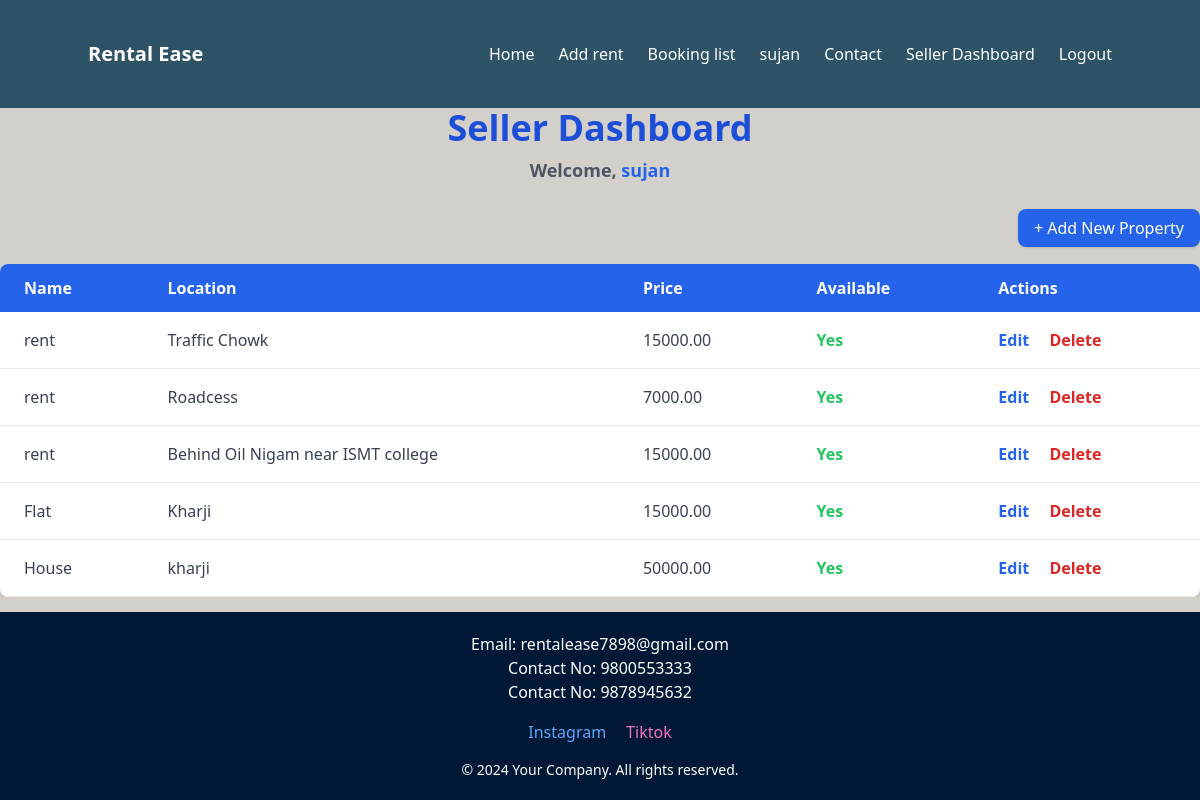
The app's page /seller_dashboard/ (signed in) with its own data.
### app/models.py (models this page shows, shortened)
class Property(models.Model):
    seller = models.ForeignKey(User, on_delete=models.CASCADE, related_name='properties',default=True)
    title = models.CharField(max_length=255)
    description = models.TextField()
    price = models.DecimalField(max_digits=10, decimal_places=2)
    location = models.CharField(max_length=255)
    approval_status = models.CharField(
        max_length=10,
        choices=[('approved', 'Approved'), ('rejected', 'Rejected'), ('pending', 'Pending')],
        default='pending'
    )
    is_available = models.BooleanField(default=True)
    is_booked = models.BooleanField(default=False)
    image = models.ImageField(upload_to='property_images/', blank=True, null=True)
    slug = models.SlugField(unique=True, blank=True)  # Unique slug for the property

### app/views.py (the view)
# urls.py: path('seller_dashboard/', seller_dashboard, name='seller'),
@login_required
def seller_dashboard(request):
    if request.user.is_authenticated:
        seller_id = request.user.id
        properties = Property.objects.filter(seller=request.user)
        context = {
            'seller_id': seller_id,
            'properties': properties
        }
        return render(request, 'seller_dashboard.html', context)
    else:
        return redirect('login')

### app/templates/seller_dashboard.html
{% extends 'navbar_footer.html' %}
{% block content %}
        <div class="mb-8 text-center">
            <h1 class="text-4xl font-bold text-blue-700 mb-2">Seller Dashboard</h1>
            <p class="text-gray-600 text-lg font-semibold">
                Welcome, <span class="text-blue-600">{{ request.user }}</span>
            </p>
        </div>
        <div class="text-right mb-6">
            <a href="{% url 'add_property' %}" class="bg-blue-600 text-white py-2 px-4 rounded-lg shadow hover:bg-blue-700 transition duration-300 ease-in-out">
                + Add New Property
            </a>
        </div>
        <div class="overflow-x-auto">
            <table class="min-w-full bg-white rounded-lg shadow-lg overflow-hidden">
                <thead class="bg-blue-600 text-white">
                    <tr>
                        <th class="py-3 px-6 text-left font-semibold">Name</th>
                        <th class="py-3 px-6 text-left font-semibold">Location</th>
                        <th class="py-3 px-6 text-left font-semibold">Price</th>
                        <th class="py-3 px-6 text-left font-semibold">Available</th>
                        <th class="py-3 px-6 text-left font-semibold">Actions</th>
                    </tr>
                </thead>
                <tbody class="text-gray-700">
                    {%if properties%}
                    {% for property in properties %}
                    <tr class="border-b border-gray-200 hover:bg-gray-100 transition duration-150">
                        <td class="py-4 px-6">{{ property.title }}</td>
                        <td class="py-4 px-6">{{ property.location }}</td>
                        <td class="py-4 px-6">{{ property.price }}</td>
                        <td class="py-4 px-6">
                            {% if property.is_available %}
                                <span class="text-green-500 font-semibold">Yes</span>
                            {% else %}
                                <span class="text-red-500 font-semibold">No</span>
                            {% endif %}
                        </td>
                        <td class="py-4 px-6 space-x-4">
                            <a href="{% url 'update_property' property.pk %}" class="text-blue-600 hover:text-blue-800 font-semibold transition duration-200">Edit</a>
                            <a href="{% url 'delete_property' property.pk %}" class="text-red-600 hover:text-red-800 font-semibold transition duration-200">Delete</a>
                        </td>
                    </tr>
                    {% endfor %}
                    {%else%}
                    <h1 class="text-center text-blue-600 text-4xl">You do not have added propeties</h1>
                    <h1  class="text-center text-blue-600 text-4xl mb-2">Want to add properties ? go to add rent in navbar</h1>
{%endif%}
                </tbody>
            </table>
        </div>
{% endblock %}

### app/templates/navbar_footer.html (shortened to what this page needs)
<!DOCTYPE html>
<html lang="en">
  <head>
    <script src="https://cdn.tailwindcss.com"></script>
  </head>
  <body class="flex flex-col min-h-screen bg-[ #F1F1F2]">
    <nav class="bg-[#2E5266FF] p-10 ">
      <div class="container mx-auto flex justify-between items-center">
        <div class="text-white text-xl font-semibold">Rental Ease</div>
        <ul class="flex space-x-6">
          <li>
            <a href="{% url "home"%}" class="text-white hover:text-gray-300">Home</a>
          </li>
          <li>
            <a href="/add" class="text-white hover:text-gray-300">Add rent</a>
          </li>
          <li>
            <a href="/bookings" class="text-white hover:text-gray-300"
              >Booking list</a
            >
          </li>
          <li>
            <a  class="text-white hover:text-gray-300"
              >{{request.user}}</a
            >
          </li>
          <li>
            <a href="/contact" class="text-white hover:text-gray-300"
              >Contact</a
            >
          </li>
          {%if request.user.is_superuser%}
          <a href="/manageproperty" class="text-white hover:text-gray-300"
          >Admin Dashboard</a>
          {%else%}
          <a href="seller_dashboard/" class="text-white hover:text-gray-300"
          >Seller Dashboard</a>
        {%endif%}
          {% if user.is.not_authenticated %}
          <li>
            <a href="/login/" class="text-white hover:text-gray-300">Login</a>
          </li>
          {% else %}
          <li>
            <a href="{% url 'logout' %}" class="text-white hover:text-gray-300"
              >Logout</a>
          </li>
          {% endif %}
        </ul>
      </div>
    </nav>
    <div class="flex-grow  bg-[#D3D0CBFF] ">
      {% block content %}{% endblock %}
    </div>
    <footer class="bg-[#011936FF] text-white text-center p-5 w-full">
      <p>Email: rentalease7898@gmail.com</p>
      <p>Contact No: 9800553333</p>
      <p>Contact No: 9878945632</p>
      <div class="flex justify-center space-x-5 my-4">
          <a href="https://www.instagram.com/" class="text-blue-400 hover:underline">Instagram</a>
          <a href="https://www.tiktok.com/" class="text-pink-400 hover:underline">Tiktok</a>
      </div>
      <p class="text-sm mt-4">&copy; 2024 Your Company. All rights reserved.</p>
  </footer>
  </body>
</html>

### records on screen
Property: title "rent", location "Traffic Chowk", price "15000.00", is_available "Yes"
Property: title "rent", location "Roadcess", price "7000.00", is_available "Yes"
Property: title "rent", location "Behind Oil Nigam near ISMT college", price "15000.00", is_available "Yes"
Property: title "Flat", location "Kharji", price "15000.00", is_available "Yes"
Property: title "House", location "kharji", price "50000.00", is_available "Yes"

### other values on screen
{{ request.user }} "sujan"
